Frame 1 (no input): blank canvas, image omitted
Frame 60 (the mouse pressed at the canvas centre just before this capture): blank canvas, image omitted
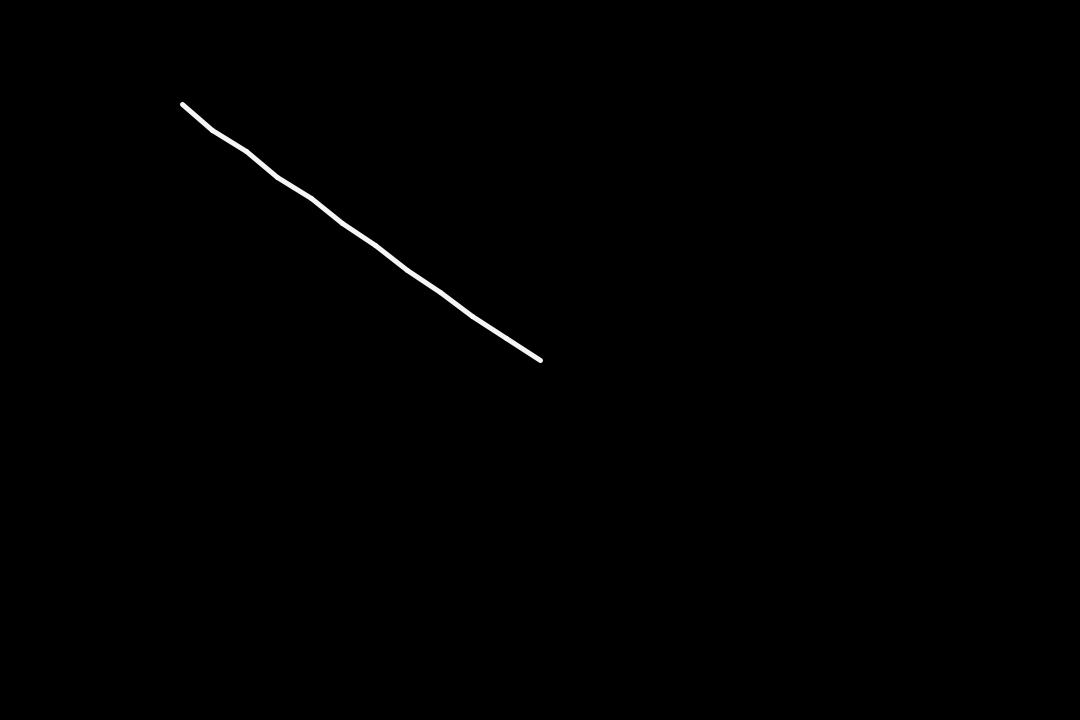
Frame 120 (the mouse held since frame 60 and released just before this capture)

The Processing sketch whose frames 1 and 60 were blank and that drew this single picture after the mouse press (run headless with seeded random() and noise(); from frame 60 on, the mouse is pressed at the canvas centre):

// Processing sketch: processing_146659
// ── processing_146659.pde


float[] x = new float[20];
float[] y = new float[20];
float segLength = 40;

void setup() {
  size(1080, 720);
  strokeWeight(5);
  stroke(250, 250);
}

void draw() {
  background(0);
  dragSegment(0,mouseX,mouseY);
  for(int i=0; i<x.length-10; i++) {
    dragSegment(i+1, x[i], y[i]);
  }
}

void dragSegment(int i, float xin, float yin) {
  float dx = xin - x[i];
  float dy = yin - y[i];
  float angle = atan2(dy, dx);  
  x[i] = xin - cos(angle) * segLength;
  y[i] = yin - sin(angle) * segLength;
  segment(x[i], y[i], angle);
}

void segment(float x, float y, float a) {
  pushMatrix();
  translate(x, y);
  rotate(a);
  line(0, 0, segLength, 0);
  popMatrix();
}
